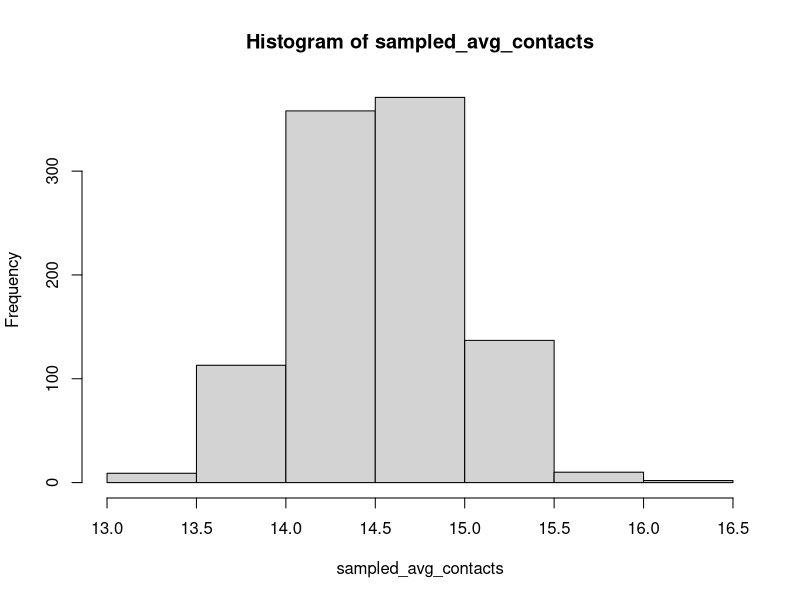
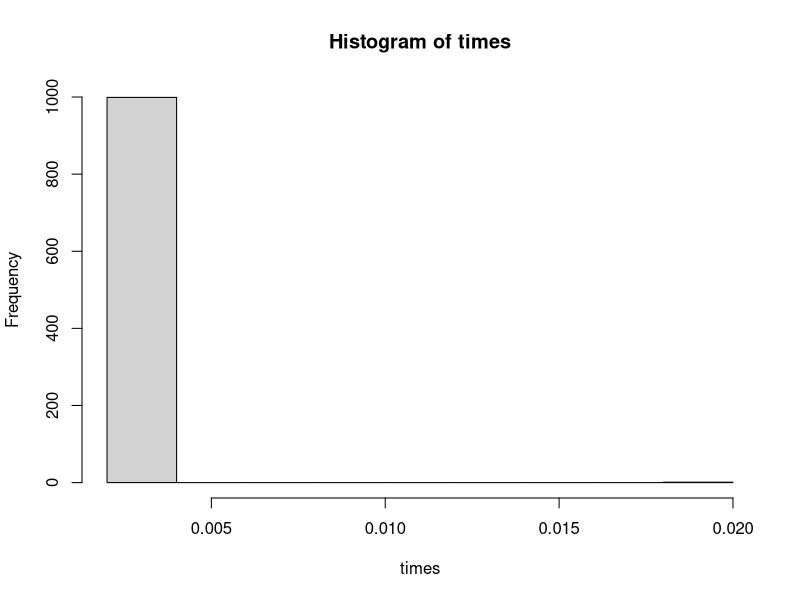
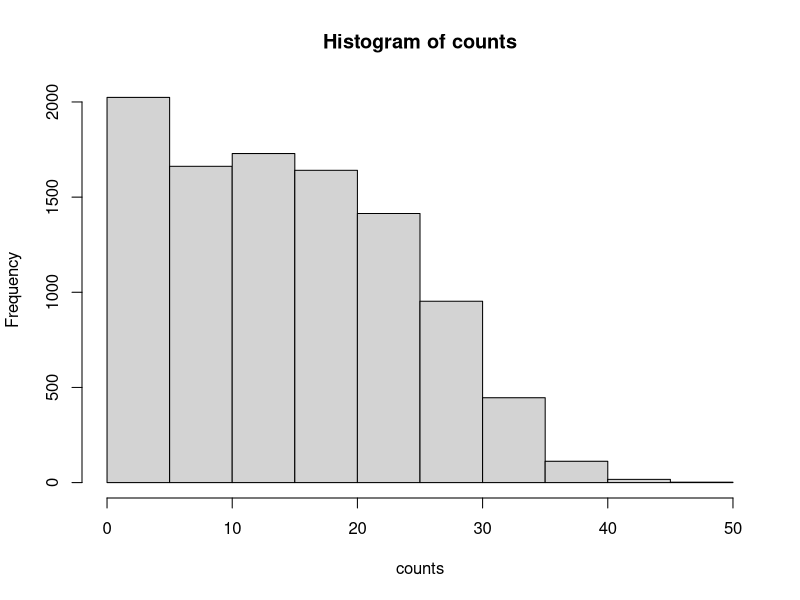

The R source for these figures, in order:
rm(list=ls())
prob_of_link <- function(i, j, b, n_c ){
  ## the probability of person i and person j being regular contacts
  # b is  the vector beta, the sociability parameters for each person in t
  # the population
  # i, j is the indices of person i and person j in beta
  # n_c mean number of contacts per person
  # it is assumed that i, j are not in the same household
  # this code assumes i holds a single value, whereas j can be of arbitrary
  # length
  n = length(b)#size of the population
  top = n_c*b[i]*b[j]
  bottom =  (n-1)*(mean(b)^2)
  top/bottom
}

get_net <- function(beta, nc=15){
  # Randomly create a regular contact network based off of the sociability
  # of each person,
  # beta stores the sociability values for each person
  # nc is the average number of contacts per person
  #
  # returns a list, network, where network[i] contains the indices
  # of the people i is a regular contact with
  #
  # go through each person and randomly create contacts with other people
  # but we do not consider creating a contact between j and i if we already
  # considered creating a contact between i and j - this would double the 
  # chance of a contact
  
  n <- length(beta) #size of the population
  network <- list();network[1:n] = NA #we will remove the NA at the end
  
  #i only considers the indices greater than i
  #this avoids both i and j considering i<->j 
  for (i in 1:(n-1)){
    #omit people that already considered creating a link with i
    potential_contacts = (i+1):n
    #omit members of the same household, taking h from outside environment
    same_household = which(h == h[i])
    potential_contacts = potential_contacts[
      !(potential_contacts %in% same_household) ]
    #get the chance of contact between i and the potentials
    # using their sociabilities
    chance_of_contact = prob_of_link(i, potential_contacts, beta, nc)
    #then flip a coin with that probability to decide a contact
    u <- runif(length(potential_contacts))
    contacts = potential_contacts[ u < chance_of_contact ]
    network[[i]] <- c( network[[i]], contacts  )
    # add person i into all of its contacts' contacts
    network[contacts] <- lapply(network[contacts], function(x) append(x, i) )
  }
  #take out the placeholder NA, without leaving attributes from na.omit
  lapply(network, function(x) as.numeric(na.omit(x)) )
}

# this shows that the average contacts will on average be nc
# it takes about a minute to run
set.seed(2025); num_reps <- 1000
sampled_avg_contacts <- sampled_sd_contacts <- numeric(num_reps)
times <- numeric(num_reps)
for (i in 1:num_reps){
  n =100; h_max = 5;beta <- runif(n)
  h = rep(1:n, times = sample(1:h_max, n, replace =TRUE))[1:n]
  t <- system.time(network <- get_net(beta))
  times[i] <- t[3] #elapsed times
  counts <- sapply(network, function(x) length(x) )
  sampled_avg_contacts[i] <- mean(counts)
  sampled_sd_contacts[i] <- sd(counts)
}
hist(sampled_avg_contacts);mean(sampled_avg_contacts);mean(sampled_sd_contacts)
hist(times)


set.seed(2025)
n =10000; h_max = 5;beta <- runif(n)
h = rep(1:n, times = sample(1:h_max, n, replace =TRUE))[1:n]
x = system.time( network <- get_net(beta)  )
x[3]


# library("debug")
# mtrace(get_net)
network <- get_net(beta)
# mtrace.off()
length(network)
counts <- sapply(network, function(x) length(x) )
mean(counts);sd(counts)
hist(counts)
